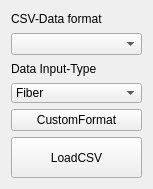
     <widget class="QWidget" name="">
      <property name="geometry">
       <rect>
        <x>12</x>
        <y>25</y>
        <width>135</width>
        <height>178</height>
       </rect>
      </property>
      <layout class="QVBoxLayout" name="verticalLayout_5">
       <item>
        <layout class="QVBoxLayout" name="verticalLayout_4">
         <item>
          <widget class="QLabel" name="label">
           <property name="minimumSize">
            <size>
             <width>81</width>
             <height>16</height>
            </size>
           </property>
           <property name="text">
            <string>CSV-Data format</string>
           </property>
          </widget>
         </item>
         <item>
          <widget class="QComboBox" name="cmb_box_FileFormat"/>
         </item>
         <item>
          <widget class="QLabel" name="label_18">
           <property name="minimumSize">
            <size>
             <width>80</width>
             <height>16</height>
            </size>
           </property>
           <property name="text">
            <string>Data Input-Type</string>
           </property>
          </widget>
         </item>
         <item>
          <widget class="QComboBox" name="comboBox">
           <property name="enabled">
            <bool>true</bool>
           </property>
           <property name="minimumSize">
            <size>
             <width>131</width>
             <height>20</height>
            </size>
           </property>
           <item>
            <property name="text">
             <string>Fiber</string>
            </property>
           </item>
           <item>
            <property name="text">
             <string>Pores</string>
            </property>
           </item>
          </widget>
         </item>
        </layout>
       </item>
       <item>
        <layout class="QVBoxLayout" name="verticalLayout_3">
         <item>
          <spacer name="verticalSpacer">
           <property name="orientation">
            <enum>Qt::Vertical</enum>
           </property>
           <property name="sizeHint" stdset="0">
            <size>
             <width>20</width>
             <height>70</height>
            </size>
           </property>
          </spacer>
         </item>
         <item>
          <widget class="QPushButton" name="btn_CustomFormat">
           <property name="enabled">
            <bool>true</bool>
           </property>
           <property name="text">
            <string>CustomFormat</string>
           </property>
          </widget>
         </item>
         <item>
          <widget class="QPushButton" name="btn_PreviewData">
           <property name="minimumSize">
            <size>
             <width>131</width>
             <height>41</height>
            </size>
           </property>
           <property name="text">
            <string>LoadCSV</string>
           </property>
          </widget>
         </item>
        </layout>
       </item>
      </layout>
     </widget>
